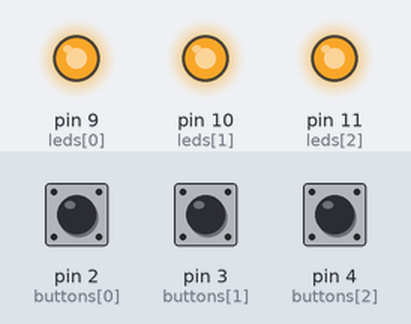
Recording of a sketch running on a simulated Arduino Uno, built with avr-gcc and run on an emulated ATmega328P. On the bench: output pins drawn as LEDs (lit = HIGH). The inputs (shaded band) are chosen by the test bench; at power-on: pin 2 (buttons[0]) HIGH, pin 3 (buttons[1]) HIGH, pin 4 (buttons[2]) HIGH.

Above: at 1.26 s.
1.3 s: pin 2 (buttons[0]) pulled LOW for 0.15 s
At 1.46 s:
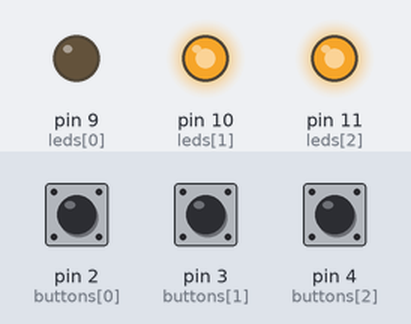
4.3 s: pin 3 (buttons[1]) pulled LOW for 0.15 s
At 4.46 s:
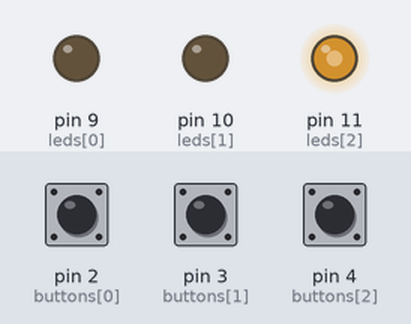
7.3 s: pin 2 (buttons[0]) pulled LOW for 1 s
At 7.46 s:
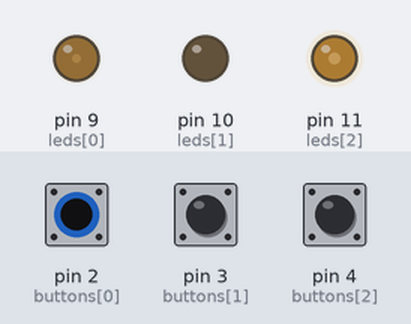
10.3 s: pin 4 (buttons[2]) pulled LOW for 0.15 s
At 10.46 s:
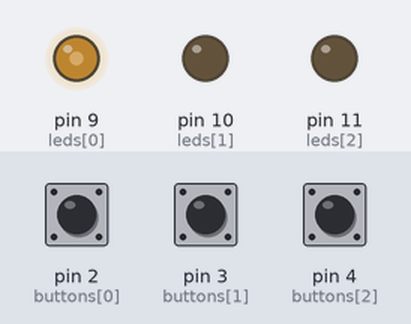
13.3 s: pin 3 (buttons[1]) pulled LOW for 1 s
16.3 s: pin 4 (buttons[2]) pulled LOW for 1 s
Timing chart, 0 to 20.3 s (numbered marks = the images above; inputs shaded):
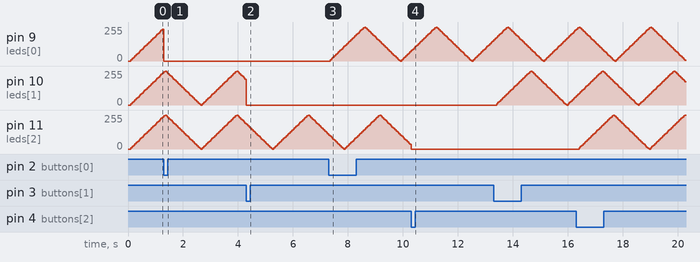

The sketch:

diamond_pedestal.ino
```cpp
unsigned long time = 0;
byte brgtStep = 10;

byte leds[] = {9, 10, 11};
int brightness[sizeof(leds)];
boolean rising[sizeof(leds)];
boolean enabled[sizeof(leds)];

byte buttons[] = {2, 3, 4};
int timeouts[sizeof(buttons)];
int previousStates[sizeof(buttons)];

void setup() {
  for(int i = 0; i < sizeof(leds); i++) {
    brightness[i] = 0;
    rising[i] = true;
    enabled[i] = true;
  }

  for(int i = 0; i < sizeof(buttons); i++) {
    pinMode(buttons[i], INPUT_PULLUP);
    timeouts[i] = millis();
    previousStates[i] = HIGH;
  }
}

void loop() {
  // Some debounce magic to clean up button input.
  int readings[sizeof(buttons)];
  for(int i = 0; i < sizeof(buttons); i++) {
    readings[i] = digitalRead(buttons[i]);
  }

  for(int i = 0; i < sizeof(buttons); i++) {
    if((millis() - timeouts[i]) >= 200 && readings[i] != previousStates[i]) {
      timeouts[i] = millis();
      previousStates[i] = readings[i];
      if(readings[i] == LOW) {
        enabled[i] = !enabled[i];
      }
    }
  }

  // Update leds
  if(millis() - time >= 50) {
    for(int i = 0; i < sizeof(leds); i++) {
      if(enabled[i]) {
        analogWrite(leds[i], brightness[i]);
        if(rising[i]) {
          brightness[i] = brightness[i] + brgtStep;
          if(brightness[i] > 255) brightness[i] = 255;
        } else {
          brightness[i] = brightness[i] - brgtStep;
          if(brightness[i] < 0) brightness[i] = 0;
        }
        if(brightness[i] == 255 || brightness[i] == 0) {
          rising[i] = !rising[i];
        }
      } else {
        analogWrite(leds[i], 0);
        brightness[i] = 0;
      }
    }
    time = millis();
  }
}
```
